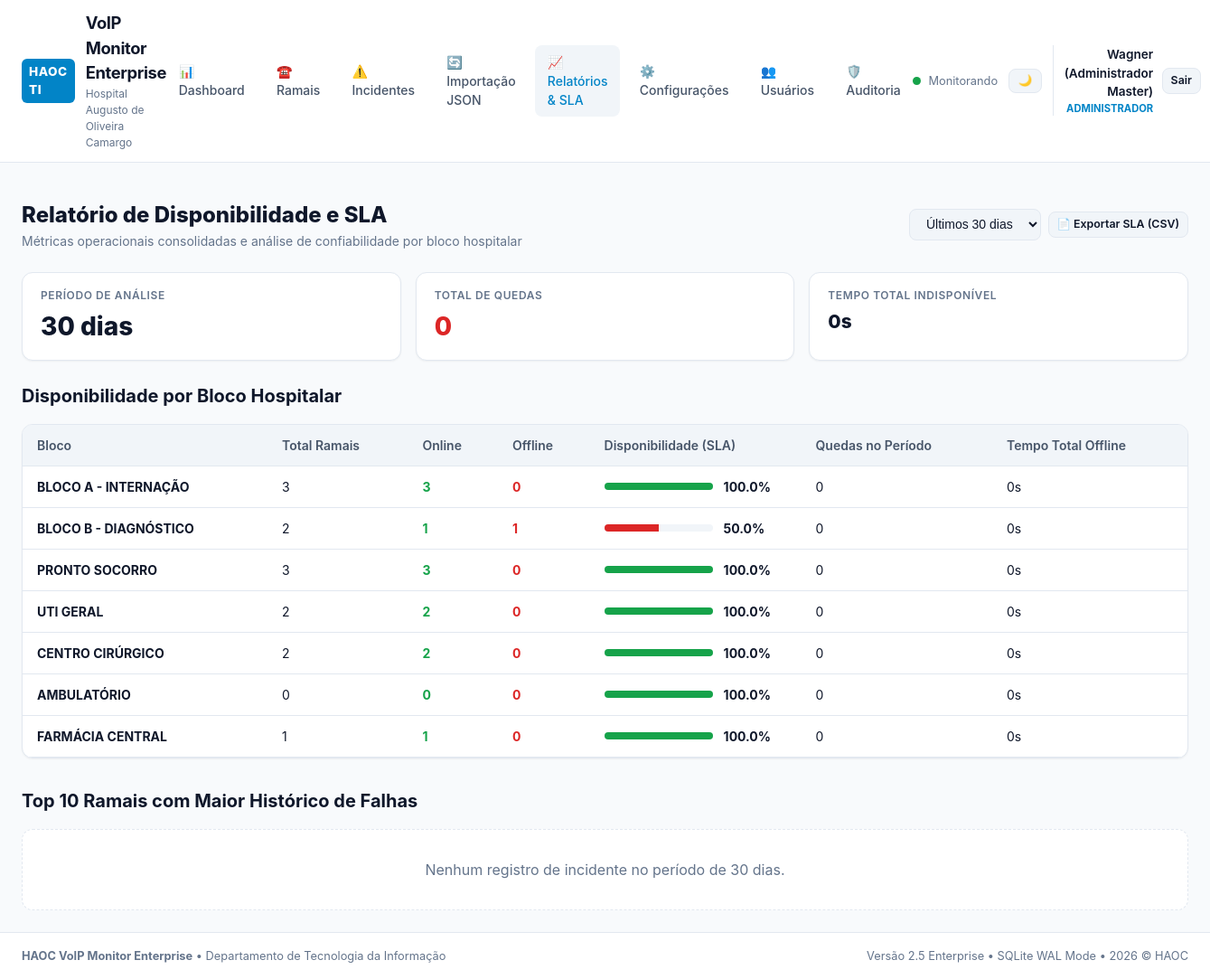
The page /relatorios/ (signed in) on the database as committed earlier.
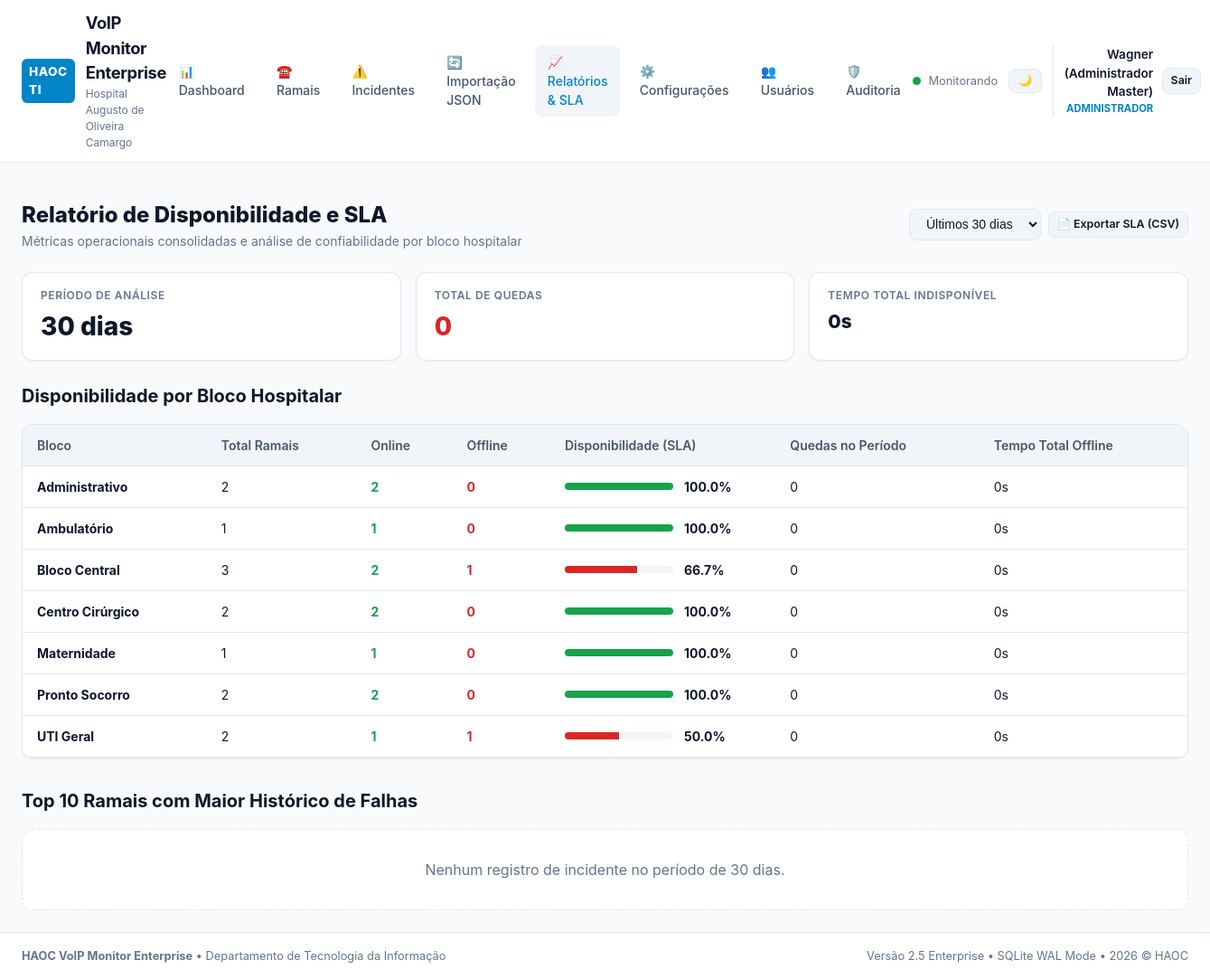
The same page on the database as committed later.
### haoc_voip/core/models.py (models this page shows, shortened)
class Bloco(Base):
    __tablename__ = "blocos"
    id = Column(Integer, primary_key=True, autoincrement=True)
    nome = Column(String(100), unique=True, nullable=False, index=True)
    cor = Column(String(20), default="#0284c7")  # Hex code para exibição no dashboard
    ativo = Column(Boolean, default=True, nullable=False)
    ramais = relationship("Ramal", back_populates="bloco_rel", cascade="all")

### haoc_voip/web/routes/relatorios.py (the view)
@relatorios_bp.route("/")
@login_required
def index():
    periodo_dias = request.args.get("dias", default=30, type=int)
    data_corte = datetime.utcnow() - timedelta(days=periodo_dias)
    with db.session_scope() as session_db:
        total_incidentes = session_db.query(Incidente).filter(Incidente.iniciado_em >= data_corte).count()
        tempo_total_off = (
            session_db.query(func.coalesce(func.sum(Incidente.duracao), 0))
            .filter(Incidente.iniciado_em >= data_corte)
            .scalar()
        )
        ranking_quedas = (
            session_db.query(
                Ramal.id,
                Ramal.descricao,
                Ramal.bloco,
                Ramal.ip,
                Ramal.criticidade,
                func.count(Incidente.id).label("quedas"),
                func.coalesce(func.sum(Incidente.duracao), 0).label("tempo_off"),
            )
            .join(Incidente, Incidente.ramal_id == Ramal.id)
            .filter(Incidente.iniciado_em >= data_corte)
            .group_by(Ramal.id)
            .order_by(func.count(Incidente.id).desc())
            .limit(10)
            .all()
        )
        ranking_formatado = [
            {
                "id": r[0],
                "descricao": r[1],
                "bloco": r[2],
                "ip": r[3],
                "criticidade": r[4],
                "quedas": r[5],
                "tempo_off_segundos": r[6],
                "tempo_off_formatado": Ramal._format_duration(r[6]),
            }
            for r in ranking_quedas
        ]
        blocos = session_db.query(Bloco).filter(Bloco.ativo == True).all()
        relatorio_blocos = []
        for b in blocos:
            ramais_bloco = session_db.query(Ramal).filter(Ramal.bloco == b.nome, Ramal.ativo == True).all()
            tot = len(ramais_bloco)
            online_count = sum(1 for ram in ramais_bloco if ram.status_atual == StatusRamal.ONLINE.value)
            inc_bloco = (
                session_db.query(func.count(Incidente.id), func.coalesce(func.sum(Incidente.duracao), 0))
                .join(Ramal, Incidente.ramal_id == Ramal.id)
                .filter(Ramal.bloco == b.nome, Incidente.iniciado_em >= data_corte)
                .first()
            )
            qtd_inc = inc_bloco[0] if inc_bloco else 0
            seg_inc = inc_bloco[1] if inc_bloco else 0
            disponibilidade_atual = round((online_count / tot * 100), 1) if tot > 0 else 100.0
            relatorio_blocos.append({
                "bloco": b.nome,
                "cor": b.cor,
                "total_ramais": tot,
                "online": online_count,
                "offline": tot - online_count,
                "disponibilidade_atual": disponibilidade_atual,
                "quedas_periodo": qtd_inc,
                "tempo_total_offline_formatado": Ramal._format_duration(seg_inc),
            })
    return render_template(
        "relatorios.html",
        periodo_dias=periodo_dias,
        total_incidentes=total_incidentes,
        tempo_total_off_formatado=Ramal._format_duration(tempo_total_off),
        ranking=ranking_formatado,
        relatorio_blocos=relatorio_blocos,
    )

### haoc_voip/web/templates/relatorios.html (shortened to what this page needs)
{% extends "base.html" %}
{% block content %}
<div style="display: flex; justify-content: space-between; align-items: center; margin-bottom: 1.5rem; flex-wrap: wrap; gap: 1rem;">
  <div>
    <h1 style="font-size: 1.5rem; font-weight: 800;">Relatório de Disponibilidade e SLA</h1>
    <p style="color: var(--text-muted); font-size: 0.875rem;">
      Métricas operacionais consolidadas e análise de confiabilidade por bloco hospitalar
    </p>
  </div>
  <div style="display: flex; gap: 0.5rem; align-items: center;">
    <form method="GET" action="{{ url_for('relatorios.index') }}" style="display: flex; gap: 0.5rem;">
      <select name="dias" class="select" onchange="this.form.submit()">
        <option value="30" {% if periodo_dias == 30 %}selected{% endif %}>Últimos 30 dias</option>
      </select>
    </form>
    <a href="{{ url_for('relatorios.exportar_sla_csv', dias=periodo_dias) }}" class="btn btn-secondary btn-sm">
      📄 Exportar SLA (CSV)
    </a>
  </div>
</div>
<div class="metrics-grid">
  <div class="metric-card">
    <div class="label">Período de Análise</div>
    <div class="value">{{ periodo_dias }} dias</div>
  </div>
  <div class="metric-card offline">
    <div class="label">Total de Quedas</div>
    <div class="value">{{ total_incidentes }}</div>
  </div>
  <div class="metric-card">
    <div class="label">Tempo Total Indisponível</div>
    <div class="value" style="font-size: 1.3rem;">{{ tempo_total_off_formatado }}</div>
  </div>
</div>
<div style="margin-bottom: 2rem;">
  <h2 style="font-size: 1.25rem; font-weight: 700; margin-bottom: 1rem;">
    Disponibilidade por Bloco Hospitalar
  </h2>
  <div class="table-responsive">
    <table class="table">
      <thead>
        <tr>
          <th>Bloco</th>
          <th>Total Ramais</th>
          <th>Online</th>
          <th>Offline</th>
          <th>Disponibilidade (SLA)</th>
          <th>Quedas no Período</th>
          <th>Tempo Total Offline</th>
        </tr>
      </thead>
      <tbody>
        {% for b in relatorio_blocos %}
        <tr>
          <td><strong>{{ b.bloco }}</strong></td>
          <td>{{ b.total_ramais }}</td>
          <td><span style="color: var(--status-online); font-weight: 700;">{{ b.online }}</span></td>
          <td><span style="color: var(--status-offline); font-weight: 700;">{{ b.offline }}</span></td>
          <td>
            <div style="display: flex; align-items: center; gap: 0.75rem;">
              <div style="flex: 1; max-width: 120px; background: var(--bg-tertiary); height: 8px; border-radius: 4px; overflow: hidden;">
                <div style="width: {{ b.disponibilidade_atual }}%; background: {% if b.disponibilidade_atual >= 99.0 %}var(--status-online){% elif b.disponibilidade_atual >= 95.0 %}var(--status-aguardando){% else %}var(--status-offline){% endif %}; height: 100%;"></div>
              </div>
              <strong>{{ b.disponibilidade_atual }}%</strong>
            </div>
          </td>
          <td>{{ b.quedas_periodo }}</td>
          <td>{{ b.tempo_total_offline_formatado }}</td>
        </tr>
        {% endfor %}
      </tbody>
    </table>
  </div>
</div>
<div>
  <h2 style="font-size: 1.25rem; font-weight: 700; margin-bottom: 1rem;">
    Top 10 Ramais com Maior Histórico de Falhas
  </h2>
  {% if ranking %}
  <div class="table-responsive">
    <table class="table">
      <thead>
        <tr>
          <th style="width: 50px;">Pos.</th>
          <th>Ramal / Descrição</th>
          <th>Bloco</th>
          <th>Endereço IP</th>
          <th>Criticidade</th>
          <th>Quedas</th>
          <th>Tempo Total Offline</th>
          <th style="text-align: right;">Ação</th>
        </tr>
      </thead>
      <tbody>
        {% for item in ranking %}
        <tr>
          <td><strong>#{{ loop.index }}</strong></td>
          <td>
            <a href="{{ url_for('ramais.detalhe', ramal_id=item.id) }}" style="font-weight: 700; color: var(--text-primary); text-decoration: none;">
              {{ item.descricao }}
            </a>
          </td>
          <td>{{ item.bloco }}</td>
          <td><code>{{ item.ip or '-' }}</code></td>
          <td><span class="badge {{ item.criticidade|lower }}">{{ item.criticidade }}</span></td>
          <td><strong style="color: var(--status-offline);">{{ item.quedas }} queda(s)</strong></td>
          <td>{{ item.tempo_off_formatado }}</td>
          <td style="text-align: right;">
            <a href="{{ url_for('ramais.detalhe', ramal_id=item.id) }}" class="btn btn-secondary btn-sm">
              Ver Histórico
            </a>
          </td>
        </tr>
        {% endfor %}
      </tbody>
    </table>
  </div>
  {% else %}
  <div style="background: var(--bg-secondary); border: 1px dashed var(--border-color); border-radius: var(--radius-lg); padding: 2rem; text-align: center; color: var(--text-muted);">
    Nenhum registro de incidente no período de {{ periodo_dias }} dias.
  </div>
  {% endif %}
</div>
{% endblock %}

### haoc_voip/web/templates/base.html (shortened to what this page needs)
<!DOCTYPE html>
<html lang="pt-BR">
<head>
  <link rel="stylesheet" href="{{ url_for('static', filename='css/style.css') }}">
</head>
<body>
  <header class="navbar">
    <a href="{{ url_for('dashboard.index') }}" class="brand-container">
      <span class="brand-badge">HAOC TI</span>
      <div>
        <span class="brand-title">VoIP Monitor Enterprise</span>
        <span class="brand-sub">Hospital Augusto de Oliveira Camargo</span>
      </div>
    </a>
    {% if session.get('usuario_id') %}
    <nav class="nav-links">
      <a href="{{ url_for('dashboard.index') }}" class="nav-item {% if request.endpoint and 'dashboard' in request.endpoint %}active{% endif %}">
        📊 Dashboard
      </a>
      <a href="{{ url_for('ramais.lista') }}" class="nav-item {% if request.endpoint and 'ramais' in request.endpoint %}active{% endif %}">
        ☎️ Ramais
      </a>
      <a href="{{ url_for('incidentes.lista') }}" class="nav-item {% if request.endpoint and 'incidentes' in request.endpoint %}active{% endif %}">
        ⚠️ Incidentes
      </a>
      <a href="{{ url_for('importacao.index') }}" class="nav-item {% if request.endpoint and 'importacao' in request.endpoint %}active{% endif %}">
        🔄 Importação JSON
      </a>
      <a href="{{ url_for('relatorios.index') }}" class="nav-item {% if request.endpoint and 'relatorios' in request.endpoint %}active{% endif %}">
        📈 Relatórios & SLA
      </a>
      {% if current_user.is_admin %}
      <a href="{{ url_for('configuracoes.index') }}" class="nav-item {% if request.endpoint and 'configuracoes' in request.endpoint %}active{% endif %}">
        ⚙️ Configurações
      </a>
      <a href="{{ url_for('usuarios.lista') }}" class="nav-item {% if request.endpoint and 'usuarios' in request.endpoint %}active{% endif %}">
        👥 Usuários
      </a>
      <a href="{{ url_for('auditoria.index') }}" class="nav-item {% if request.endpoint and 'auditoria' in request.endpoint %}active{% endif %}">
        🛡️ Auditoria
      </a>
      {% endif %}
    </nav>
    {% endif %}
    <div class="nav-actions">
      <div style="display: flex; align-items: center; gap: 0.5rem; font-size: 0.8rem; color: var(--text-muted);">
        <span class="pulse-dot online" id="scan-pulse-dot"></span>
        <span id="scan-engine-status">Monitorando</span>
      </div>
      <button id="theme-toggle-btn" class="btn btn-secondary btn-sm" title="Alternar tema de cores" style="padding: 0.35rem 0.6rem;">
        <span id="theme-icon">🌙</span>
      </button>
      {% if session.get('usuario_id') %}
      <div style="display: flex; align-items: center; gap: 0.6rem; border-left: 1px solid var(--border-color); padding-left: 0.75rem;">
        <div style="text-align: right;">
          <div style="font-size: 0.85rem; font-weight: 600;">{{ session.get('usuario_nome') }}</div>
          <div style="font-size: 0.7rem; color: var(--color-brand); font-weight: 700; text-transform: uppercase;">{{ session.get('perfil') }}</div>
        </div>
        <a href="{{ url_for('auth.logout') }}" class="btn btn-secondary btn-sm" title="Encerrar sessão">
          Sair
        </a>
      </div>
      {% endif %}
    </div>
  </header>
  <div class="container" style="padding-bottom: 0; padding-top: 1rem;">
  </div>
  <main class="container">
    {% block content %}{% endblock %}
  </main>
  <footer class="footer">
    <div>
      <strong>HAOC VoIP Monitor Enterprise</strong> &bull; Departamento de Tecnologia da Informação
    </div>
    <div>
      Versão 2.5 Enterprise &bull; SQLite WAL Mode &bull; {{ now_year }} &copy; HAOC
    </div>
  </footer>
</body>
</html>

Rows that differ between the two databases and show on the page:
removed Bloco: bloco "UTI GERAL", total_ramais "2", online "2", offline "0", disponibilidade_atual "100.0", quedas_periodo "0", tempo_total_offline_formatado "0s"
removed Bloco: bloco "CENTRO CIRÚRGICO", total_ramais "2", online "2", offline "0", disponibilidade_atual "100.0", quedas_periodo "0", tempo_total_offline_formatado "0s"
removed Bloco: bloco "AMBULATÓRIO", total_ramais "0", online "0", offline "0", disponibilidade_atual "100.0", quedas_periodo "0", tempo_total_offline_formatado "0s"
changed Bloco: bloco "BLOCO A - INTERNAÇÃO" → "Administrativo"; total_ramais "3" → "2"; online "3" → "2"
changed Bloco: bloco "BLOCO B - DIAGNÓSTICO" → "Ambulatório"; total_ramais "2" → "1"; offline "1" → "0"; {{ b.disponibilidade_atual }} 50.0 → 100.0 (drawn); disponibilidade_atual "50.0" → "100.0"
changed Bloco id 3: bloco "PRONTO SOCORRO" → "Bloco Central"; online "3" → "2"; offline "0" → "1"; {{ b.disponibilidade_atual }} 100.0 → 66.7 (drawn); disponibilidade_atual "100.0" → "66.7"
added Bloco: bloco "Centro Cirúrgico", total_ramais "2", online "2", offline "0", disponibilidade_atual "100.0", quedas_periodo "0", tempo_total_offline_formatado "0s"
added Bloco: bloco "Maternidade", total_ramais "1", online "1", offline "0", disponibilidade_atual "100.0", quedas_periodo "0", tempo_total_offline_formatado "0s"
added Bloco: bloco "Pronto Socorro", total_ramais "2", online "2", offline "0", disponibilidade_atual "100.0", quedas_periodo "0", tempo_total_offline_formatado "0s"
changed Bloco: bloco "FARMÁCIA CENTRAL" → "UTI Geral"; total_ramais "1" → "2"; offline "0" → "1"; {{ b.disponibilidade_atual }} 100.0 → 50.0 (drawn); disponibilidade_atual "100.0" → "50.0"
